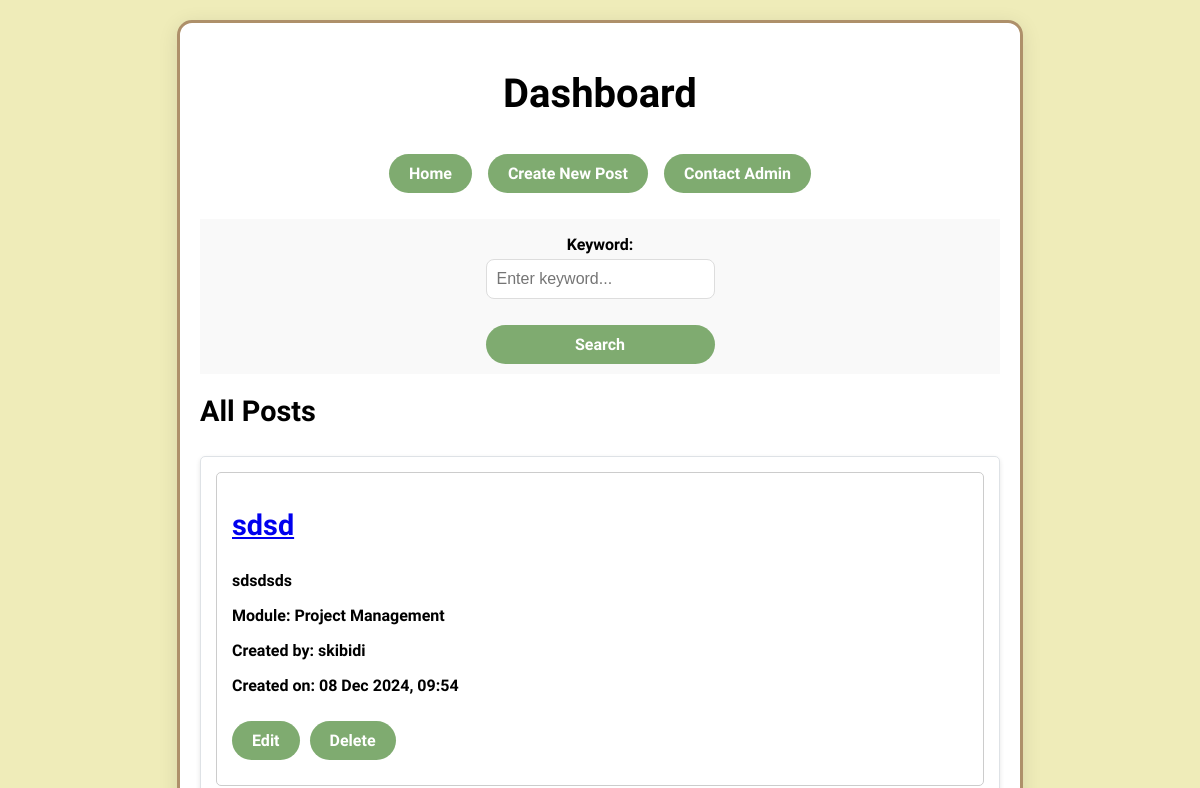
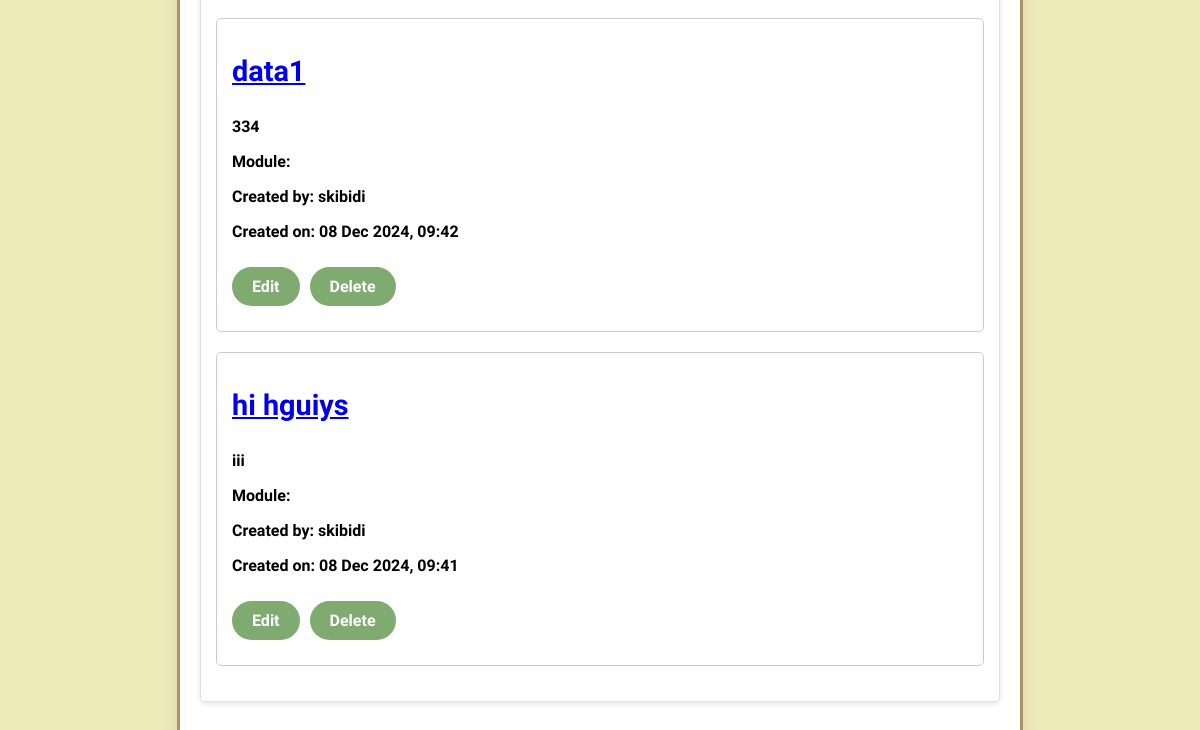
The page / (signed in) on the database as committed earlier (2 pictures, top to bottom).
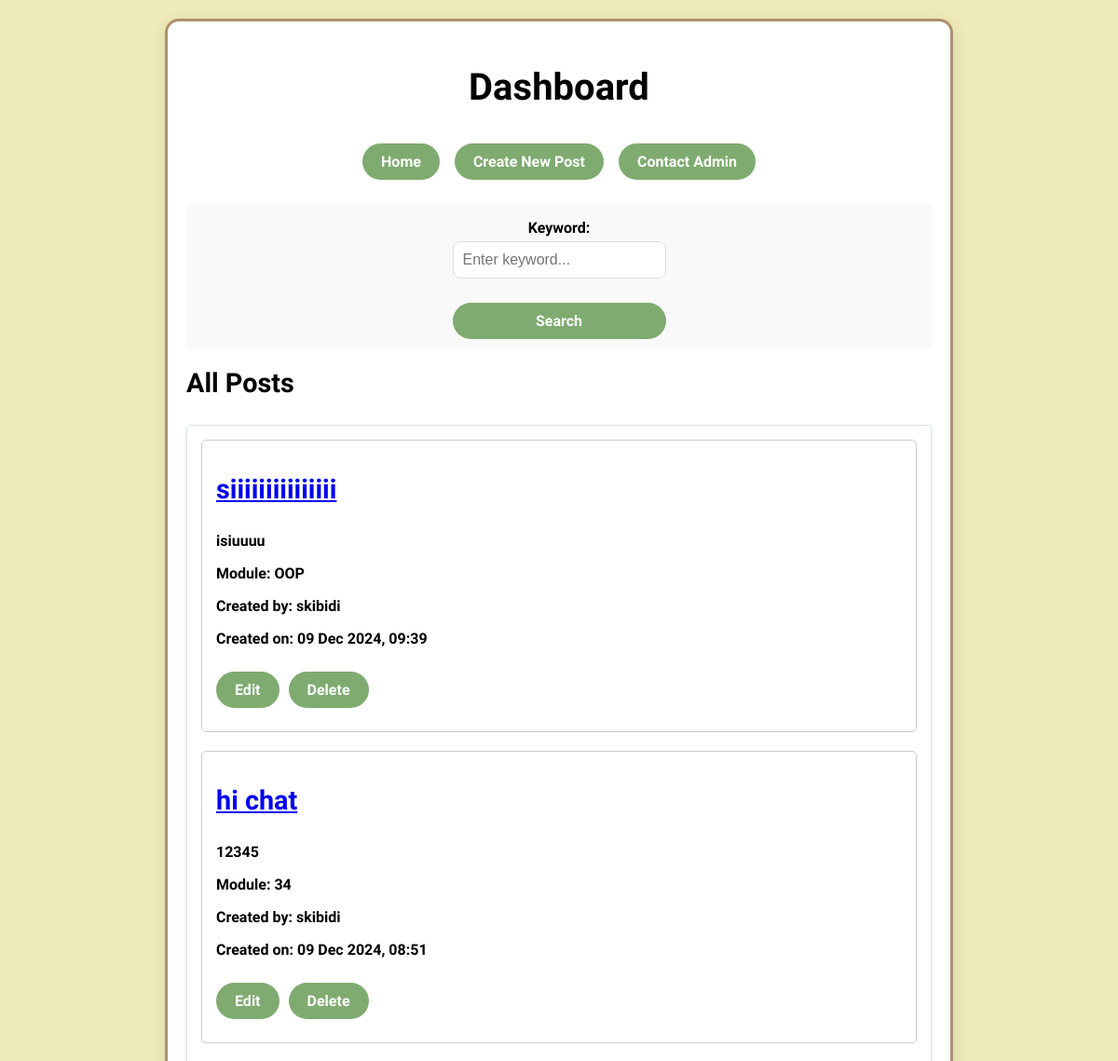
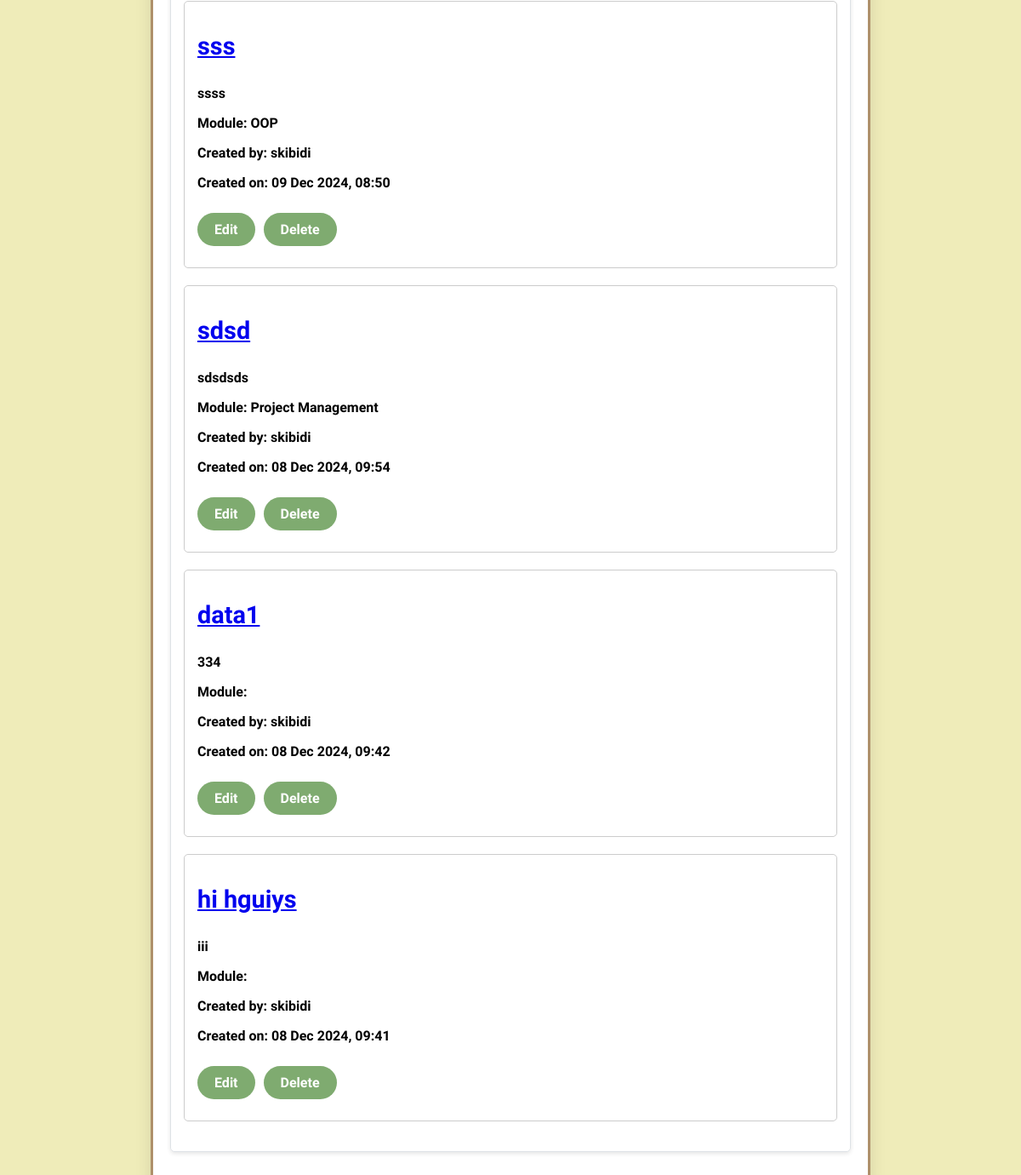
The same page on the database as committed later (2 pictures, top to bottom).
### tables this page shows
CREATE TABLE `posts` (
  `post_id` int(11) NOT NULL,
  `user_id` int(11) NOT NULL,
  `username` text NOT NULL,
  `title` text NOT NULL,
  `content` text NOT NULL,
  `module_id` int(11) NOT NULL,
  `creation_date` datetime NOT NULL
);

CREATE TABLE `module` (
  `module_id` int(11) NOT NULL,
  `module_name` text NOT NULL
);

### index.php (the view, shortened to what this page needs)
<?php
include 'db_connect.php';
$query = "SELECT posts.*, module.module_name FROM posts
    LEFT JOIN module ON posts.module_id = module.module_id WHERE 1 = 1
    ORDER BY posts.creation_date DESC";
$search = [];
try {
    $stmt = $pdo->prepare($query);
    $stmt->execute($search);
    $posts = $stmt->fetchAll(PDO::FETCH_ASSOC);
} catch (PDOException $e) {
    $error_message = "Error fetching posts: " . $e->getMessage();
}
?>
<!DOCTYPE html>
<html lang="en">
<head>
    <link rel="stylesheet" href="https://cdn.jsdelivr.net/npm/bootstrap-icons@1.5.0/font/bootstrap-icons.css">
</head>
<body>
    <div class="container">
        <div class="welcome">
            <h1>
                <?php
                if (isset($_SESSION['session_username'])) {
                    echo "Dashboard<strong>";
                } else {
                    echo "You are not logged in.";
                }
                ?>
            </h1>
        </div>
        <div class="top-button-container">
            <a href="homepage.php" class="button">Home</a>
            <a href="create_posts.php" class="button">Create New Post</a>
            <a href="contact_admin.php" class="button">Contact Admin</a>
        </div>
        <div id="search" class="search">
            <form>
                <div class="search">
                    <label for="keyword">Keyword:</label>
                    <input type="text" name="keyword" id="keyword" placeholder="Enter keyword...">
                </div>
                <input type="submit" class="button" value="Search">
            </form>
        </div>
        <h2>All Posts</h2>
        <div class="posts">
            <?php
            if (isset($error_message)) {
                echo "<p style='color: red;'>" . htmlspecialchars($error_message) . "</p>";
            } elseif ($posts) {
                foreach ($posts as $post) {
                    echo "<div title='post-" . $post['title'] . "' class='post'>";
                    echo "<h2><a href='create_answers.php?post_id=" . $post['post_id'] . "'>" . htmlspecialchars($post['title']) . "</a></h2>";
                    echo "<p>" . htmlspecialchars($post['content']) . "</p>";
                    echo "<p>Module: " . htmlspecialchars($post['module_name']) . "</p>";
                    echo "<p>Created by: " . htmlspecialchars($post['username']) . "</p>";
                    $creationDate = new DateTime($post['creation_date']);
                    echo "<p>Created on: " . $creationDate->format('d M Y, H:i') . "</p>";
                    echo "<a href='edit_post.php?post_id=" . $post['post_id'] . "' class='button'>Edit</a>";
                    echo "<button class='button' style='margin-left: 10px' onclick='deletePost(" . $post['post_id'] . ")'>Delete</button>";
                    echo "</div>";
                }
            } else {
                echo "<p>No posts found.</p>";
            }
            ?>
        </div>
        <?php include 'dashboard.php'; ?>
    </div>
</body>
</html>

### dashboard.php (shortened to what this page needs)
<!DOCTYPE html>
<html lang="en">
<head>
    <link rel="stylesheet" href="dashboard.css">
</head>
<body>
</body>
</html>

### dashboard.css (style rules this page uses)
body { font-family: 'Nunito Sans', 'Parkinsans', sans-serif; background-color: rgb(239,236,185); }
.container { max-width: 800px; margin: 20px auto; padding: 20px; background: #fff; border: 3px solid rgb(174,144,106); border-radius: 15px; box-shadow: 0 4px 20px rgba(10, 10, 10, 0.1); }
.welcome { text-align: center; margin-bottom: 20px; }
.welcome h1 { font-size: 2.5em; color: #000000; text-align: center; }
form { display: flex; flex-direction: column; }
h2 { margin-top: 20px; font-size: 1.8em; color: black; padding-bottom: 5px; }
label { font-weight: 600; margin-bottom: 5px; }
input[type="text"], textarea, select { font-family: Nutino Sans, sans-serif; width: 100%; padding: 10px; font-size: 16px; font-weight: 400; border: 1px solid #ddd; border-radius: 8px; box-sizing: border-box; }
.button { font-family: 'Nunito Sans', sans-serif; display: flex; justify-content: center; align-items: center; padding: 12px 20px; font-size: 16px; font-weight: 600; background-color: rgba(127, 171, 112); color: rgb(255, 255, 255); border: none; border-radius: 30px; cursor: pointer; transition: background 0.3s ease, transform 0.3s ease; }
.button { font-family: 'Nunito Sans', sans-serif; display: inline-block; justify-content: center; padding: 10px 20px; font-size: 16px; background-color: rgba(127, 171, 112); color: rgb(255, 255, 255); border-radius: 30px; font-weight: bold; text-decoration: none; text-align: center; transition: background 0.3s ease, transform 0.3s ease; margin: 10px 0px; }
.posts { grid-template-columns: repeat(auto-fill, minmax(300px, 1fr)); gap: 20px; border: 1px solid #dee2e6; border-radius: 5px; padding: 15px; box-shadow: 0 2px 5px rgba(0, 0, 0, 0.1); margin-bottom: 20px; }
.search { align-items: center; background-color: #f9f9f9; max-width: 1000px; display: flex; flex-direction: column; justify-content: center; margin: 1rem 0; text-align: center; }
.post { margin-bottom: 20px; padding: 15px; border: 1px solid #ccc; border-radius: 5px; }

### index.php (style rules this page uses)
body { font-weight: 600; }
.top-button-container { display: flex; justify-content: center; gap: 1rem; margin: 1rem 0; }

Rows that differ between the two databases and show on the page:
added posts: title "siiiiiiiiiiiiiii", content "isiuuuu", module.module_name "OOP", username "skibidi", creation_date "09 Dec 2024, 09:39"
added posts: title "hi chat", content "12345", module.module_name "34", username "skibidi", creation_date "09 Dec 2024, 08:51"
added posts: title "sss", content "ssss", module.module_name "OOP", username "skibidi", creation_date "09 Dec 2024, 08:50"
